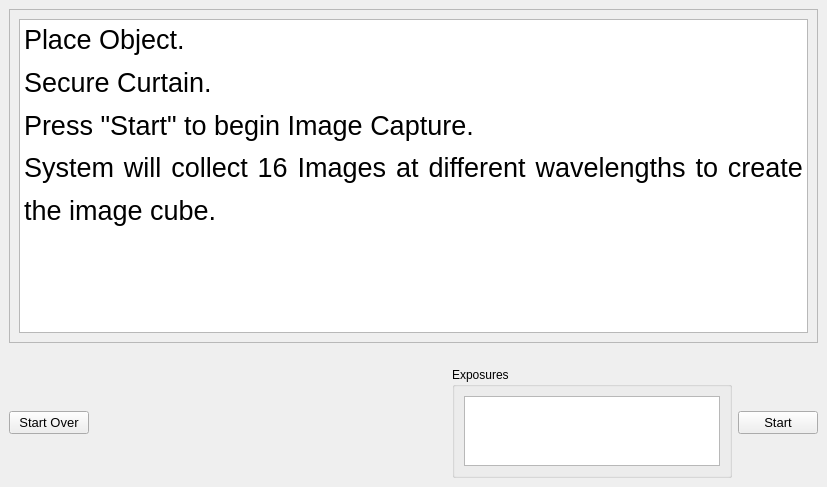
                 <widget class="QWidget" name="objectStep0">
                  <layout class="QVBoxLayout" name="verticalLayout_18">
                   <property name="leftMargin">
                    <number>0</number>
                   </property>
                   <property name="topMargin">
                    <number>0</number>
                   </property>
                   <property name="rightMargin">
                    <number>0</number>
                   </property>
                   <property name="bottomMargin">
                    <number>0</number>
                   </property>
                   <item>
                    <widget class="QWidget" name="objectStep0Main" native="true">
                     <property name="sizePolicy">
                      <sizepolicy hsizetype="Preferred" vsizetype="Preferred">
                       <horstretch>0</horstretch>
                       <verstretch>8</verstretch>
                      </sizepolicy>
                     </property>
                     <layout class="QGridLayout" name="gridLayout_12">
                      <property name="leftMargin">
                       <number>9</number>
                      </property>
                      <property name="topMargin">
                       <number>9</number>
                      </property>
                      <property name="rightMargin">
                       <number>9</number>
                      </property>
                      <item row="0" column="0">
                       <widget class="QFrame" name="objectInfoFrame">
                        <property name="frameShape">
                         <enum>QFrame::StyledPanel</enum>
                        </property>
                        <property name="frameShadow">
                         <enum>QFrame::Raised</enum>
                        </property>
                        <layout class="QGridLayout" name="gridLayout_13">
                         <item row="0" column="0">
                          <widget class="QTextEdit" name="objectInfo">
                           <property name="html">
                            <string>&lt;!DOCTYPE HTML PUBLIC &quot;-//W3C//DTD HTML 4.0//EN&quot; &quot;http://www.w3.org/TR/REC-html40/strict.dtd&quot;&gt;
&lt;html&gt;&lt;head&gt;&lt;meta name=&quot;qrichtext&quot; content=&quot;1&quot; /&gt;&lt;meta charset=&quot;utf-8&quot; /&gt;&lt;style type=&quot;text/css&quot;&gt;
p, li { white-space: pre-wrap; }
hr { height: 1px; border-width: 0; }
li.unchecked::marker { content: &quot;\2610&quot;; }
li.checked::marker { content: &quot;\2612&quot;; }
&lt;/style&gt;&lt;/head&gt;&lt;body style=&quot; font-family:'Segoe UI'; font-size:9pt; font-weight:400; font-style:normal;&quot;&gt;
&lt;p align=&quot;justify&quot; style=&quot; margin-top:0px; margin-bottom:0px; margin-left:0px; margin-right:0px; -qt-block-indent:0; text-indent:0px; line-height:138%;&quot;&gt;&lt;a name=&quot;docs-internal-guid-3db8b1a4-7fff-1e6a-797e-64920c427651&quot;&gt;&lt;/a&gt;&lt;span style=&quot; font-family:'Arial'; font-size:20pt; color:#000000; background-color:transparent;&quot;&gt;P&lt;/span&gt;&lt;span style=&quot; font-family:'Arial'; font-size:20pt; color:#000000; background-color:transparent;&quot;&gt;lace Object.&lt;/span&gt;&lt;/p&gt;
&lt;p align=&quot;justify&quot; style=&quot; margin-top:0px; margin-bottom:0px; margin-left:0px; margin-right:0px; -qt-block-indent:0; text-indent:0px; line-height:138%;&quot;&gt;&lt;a name=&quot;docs-internal-guid-3db8b1a4-7fff-1e6a-797e-64920c427651&quot;&gt;&lt;/a&gt;&lt;span style=&quot; font-family:'Arial'; font-size:20pt; color:#000000; background-color:transparent;&quot;&gt;S&lt;/span&gt;&lt;span style=&quot; font-family:'Arial'; font-size:20pt; color:#000000; background-color:transparent;&quot;&gt;ecure Curtain.&lt;/span&gt;&lt;/p&gt;
&lt;p align=&quot;justify&quot; style=&quot; margin-top:0px; margin-bottom:0px; margin-left:0px; margin-right:0px; -qt-block-indent:0; text-indent:0px; line-height:138%;&quot;&gt;&lt;a name=&quot;docs-internal-guid-3db8b1a4-7fff-1e6a-797e-64920c427651&quot;&gt;&lt;/a&gt;&lt;span style=&quot; font-family:'Arial'; font-size:20pt; color:#000000; background-color:transparent;&quot;&gt;P&lt;/span&gt;&lt;span style=&quot; font-family:'Arial'; font-size:20pt; color:#000000; background-color:transparent;&quot;&gt;ress &amp;quot;Start&amp;quot; to begin Image Capture.&lt;/span&gt;&lt;/p&gt;
&lt;p align=&quot;justify&quot; style=&quot; margin-top:0px; margin-bottom:0px; margin-left:0px; margin-right:0px; -qt-block-indent:0; text-indent:0px; line-height:138%;&quot;&gt;&lt;a name=&quot;docs-internal-guid-3db8b1a4-7fff-1e6a-797e-64920c427651&quot;&gt;&lt;/a&gt;&lt;span style=&quot; font-family:'Arial'; font-size:20pt; color:#000000; background-color:transparent;&quot;&gt;S&lt;/span&gt;&lt;span style=&quot; font-family:'Arial'; font-size:20pt; color:#000000; background-color:transparent;&quot;&gt;ystem will collect 16 Images at different wavelengths to create the image cube.  &lt;/span&gt;&lt;/p&gt;
&lt;p align=&quot;justify&quot; style=&quot;-qt-paragraph-type:empty; margin-top:0px; margin-bottom:0px; margin-left:0px; margin-right:0px; -qt-block-indent:0; text-indent:0px; line-height:138%; font-family:'Arial'; font-size:20pt; color:#000000;&quot;&gt;&lt;br /&gt;&lt;/p&gt;
&lt;p align=&quot;justify&quot; style=&quot;-qt-paragraph-type:empty; margin-top:0px; margin-bottom:0px; margin-left:0px; margin-right:0px; -qt-block-indent:0; text-indent:0px; line-height:138%; font-size:20pt;&quot;&gt;&lt;br /&gt;&lt;/p&gt;&lt;/body&gt;&lt;/html&gt;</string>
                           </property>
                          </widget>
                         </item>
                        </layout>
                       </widget>
                      </item>
                     </layout>
                    </widget>
                   </item>
                   <item>
                    <widget class="QWidget" name="objectStep0Bar" native="true">
                     <property name="sizePolicy">
                      <sizepolicy hsizetype="Preferred" vsizetype="Preferred">
                       <horstretch>0</horstretch>
                       <verstretch>1</verstretch>
                      </sizepolicy>
                     </property>
                     <layout class="QHBoxLayout" name="horizontalLayout_16">
                      <property name="leftMargin">
                       <number>9</number>
                      </property>
                      <property name="rightMargin">
                       <number>9</number>
                      </property>
                      <property name="bottomMargin">
                       <number>9</number>
                      </property>
                      <item>
                       <widget class="QPushButton" name="objectStartOverButton">
                        <property name="font">
                         <font>
                          <pointsize>10</pointsize>
                         </font>
                        </property>
                        <property name="text">
                         <string>Start Over</string>
                        </property>
                       </widget>
                      </item>
                      <item>
                       <spacer name="horizontalSpacer_14">
                        <property name="orientation">
                         <enum>Qt::Horizontal</enum>
                        </property>
                        <property name="sizeHint" stdset="0">
                         <size>
                          <width>357</width>
                          <height>20</height>
                         </size>
                        </property>
                       </spacer>
                      </item>
                      <item>
                       <widget class="QGroupBox" name="ExposureDisp">
                        <property name="sizePolicy">
                         <sizepolicy hsizetype="Preferred" vsizetype="Preferred">
                          <horstretch>0</horstretch>
                          <verstretch>0</verstretch>
                         </sizepolicy>
                        </property>
                        <property name="title">
                         <string>Exposures</string>
                        </property>
                        <layout class="QHBoxLayout" name="horizontalLayout_30">
                         <item>
                          <widget class="QTextBrowser" name="ExposureDispText">
                           <property name="sizePolicy">
                            <sizepolicy hsizetype="Preferred" vsizetype="Expanding">
                             <horstretch>0</horstretch>
                             <verstretch>0</verstretch>
                            </sizepolicy>
                           </property>
                           <property name="font">
                            <font>
                             <pointsize>11</pointsize>
                            </font>
                           </property>
                          </widget>
                         </item>
                        </layout>
                       </widget>
                      </item>
                      <item>
                       <widget class="QPushButton" name="objectStartButton">
                        <property name="font">
                         <font>
                          <pointsize>10</pointsize>
                         </font>
                        </property>
                        <property name="text">
                         <string>Start</string>
                        </property>
                       </widget>
                      </item>
                     </layout>
                    </widget>
                   </item>
                  </layout>
                 </widget>
